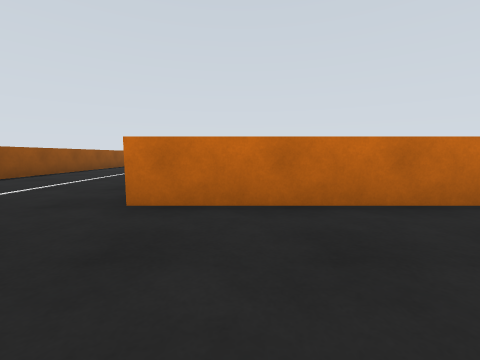
[1] (above)

16 first-person views from a walk through a world built for the Gazebo simulator. The camera is 0.29 m above the floor, tilts 6° down and sees 90° across. The floor is counted in squares, 0.5 m on a side. Each view is taken from the middle of a square. On the plan, view 1 faces up. The plan holds only what a view shows up to about 9 squares ahead; the rest is blank.

[2]
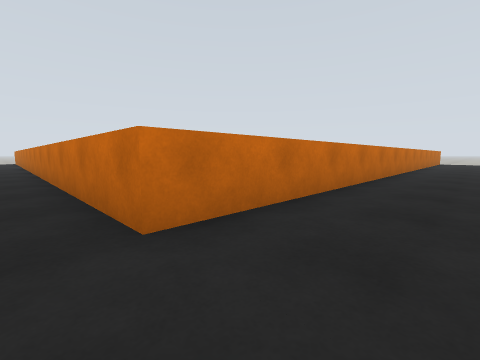

[3]
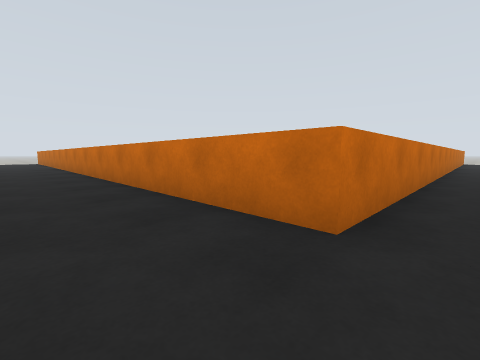

[4]
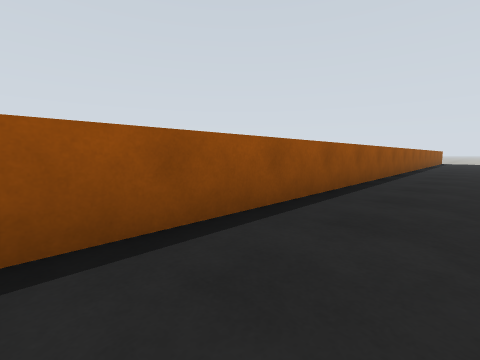

[5]
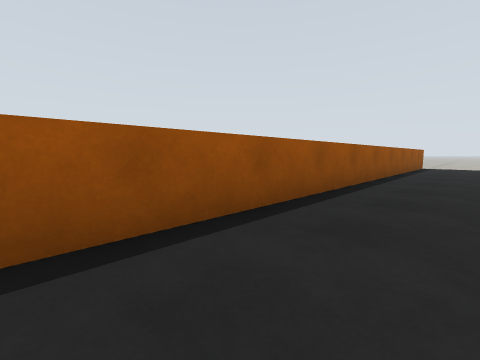

[6]
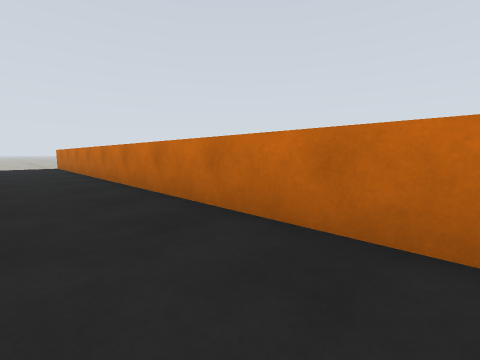

[7]
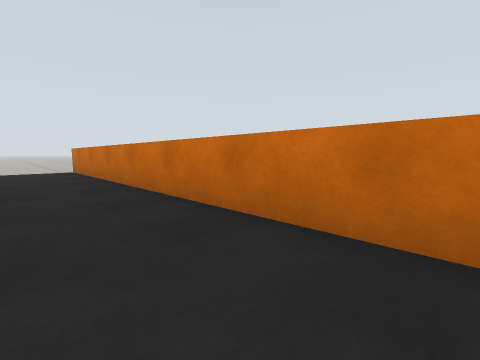

[8]
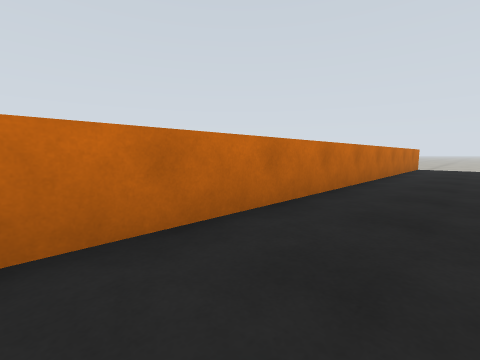

[9]
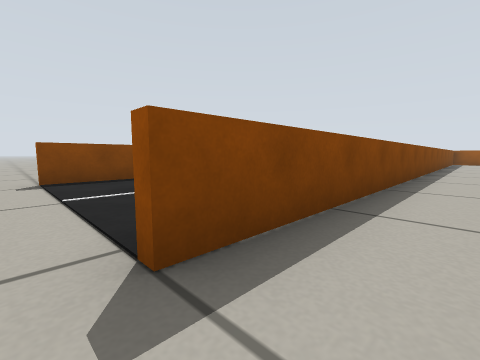

[10]
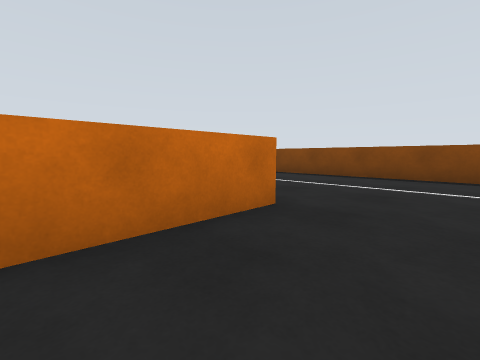

[11]
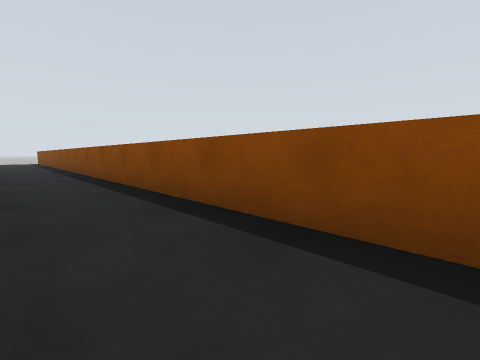

[12]
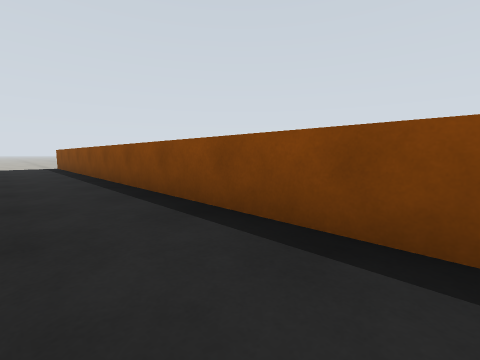

[13]
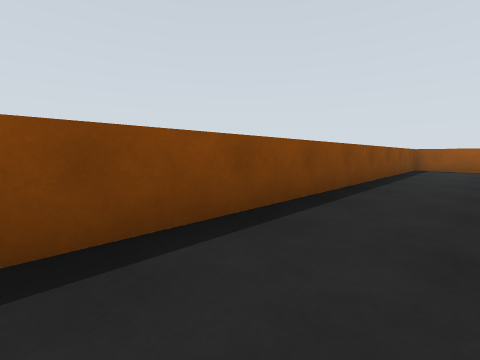

[14]
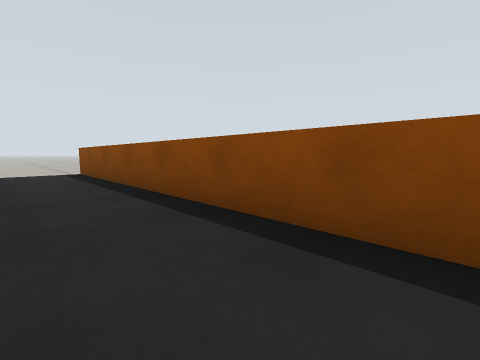

[15]
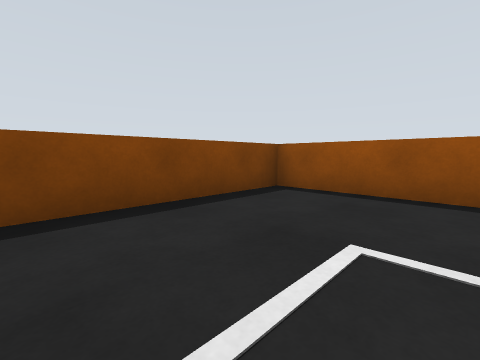

[16]
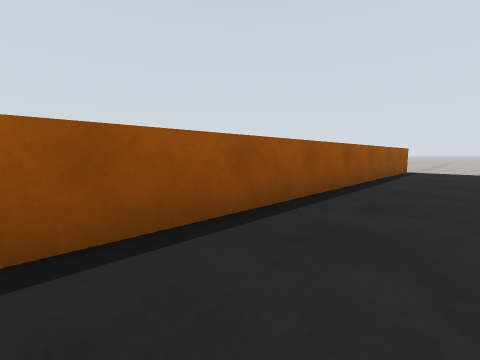

### Floor plan
Key: @ floor where view 1 was taken; # wall or solid block; . floor; B barrier.
Columns run from 6 left of view 1 to 18 right of it. Each row starts with its distance up from view 1.
 23  .....
 22  .....
 21 #....#
 20 #....#
 19 #....#
 18 #....#
 17 #....#
 16 #....#
 15 #....#
 14 #....#
 13 #....#
 12 #....#
 11 #....#
 10 #....#
  9 #....#
  8 #....#
  7 #....#
  6 #....#
  5 #....#
  4 #....#     .............
  3 #....#BBBBBBBBBBBBBBBBB.
  2 #.......................
  1 #.......................
  0 #.....@..................
 -1 #........................
 -2 #######################..
 -3                       ..

Where each view was taken, in squares from view 1:
view 1: 0 up, 0 right, facing up
view 2: 1 up, 2 left, facing up-right
view 3: 2 up, 3 left, facing up-right
view 4: 2 up, 4 left, facing up-left
view 5: 9 up, 4 left, facing up-left
view 6: 9 up, 3 left, facing up-right
view 7: 12 up, 3 left, facing up-right
view 8: 1 up, 5 right, facing up-right
view 9: 4 up, 17 right, facing down-left
view 10: 5 up, 3 left, facing down-right
view 11: 0 up, 3 left, facing down-right
view 12: 0 up, 4 right, facing down-right
view 13: 0 up, 5 right, facing down-left
view 14: 0 up, 8 right, facing down-right
view 15: 1 up, 2 left, facing down-left
view 16: 12 up, 4 left, facing up-left
